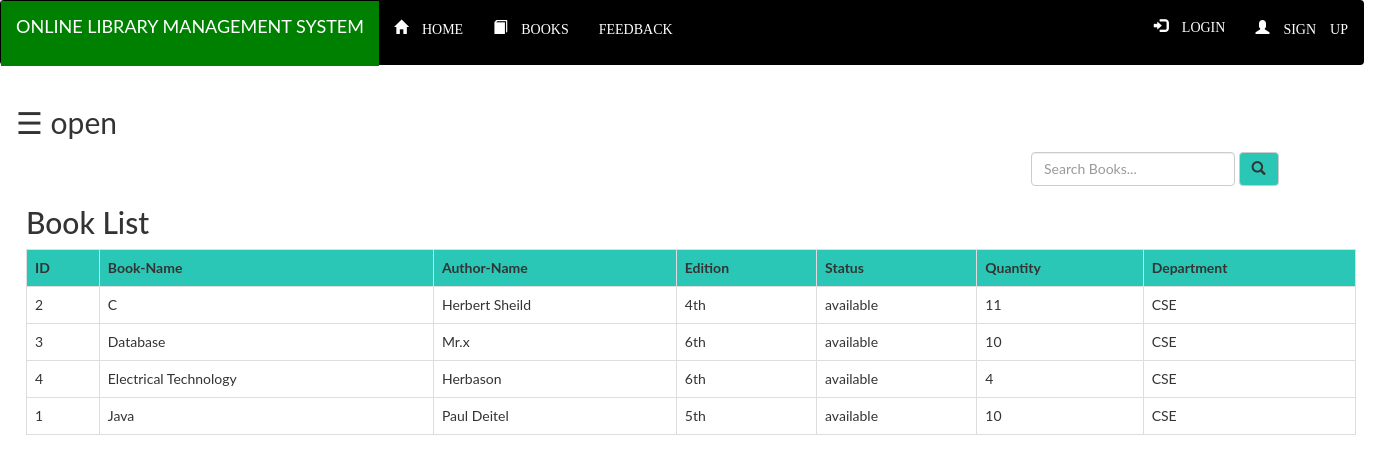
/Library/Student/book.php, run on the app's committed database.
### tables this page shows
CREATE TABLE `books` (
  `bid` varchar(100) NOT NULL,
  `name` varchar(100) NOT NULL,
  `author` varchar(100) NOT NULL,
  `edition` varchar(100) NOT NULL,
  `status` varchar(100) NOT NULL,
  `quantity` int(100) NOT NULL,
  `department` varchar(100) NOT NULL
);

### Library/Student/book.php (the view, shortened to what this page needs)
<?php include "navbar.php";
      include"connection.php";
?>
<!DOCTYPE html>
<html>
<head>
    <link rel="stylesheet" href="https://maxcdn.bootstrapcdn.com/bootstrap/3.4.1/css/bootstrap.min.css">
</head>
<body>
              <div id="main">
                <span style="font-size:30px;cursor:pointer" onclick="openNav()">&#9776; open</span>
                    <div class="srch">
                    <form method="post"action="" name="form1" class="navbar-form">
                    <input type="text" name="search" placeholder="Search Books..." class="form-control" required=""/>
                    <button type="submit"name="submit" class="btn btn-default" style="background-color:#2bc7b6"><span class="glyphicon glyphicon-search"></span></button>
                    </form>
                    </div>
                      <div class="wrapper">
                      <h2>Book List</h2>
                      <?php
                    if(isset($_POST['submit'])){
                      $q = mysqli_query($db,"SELECT * FROM `books` WHERE name like '%$_POST[search]%'");
                      if( mysqli_num_rows($q)==0){
                      	  echo "<span style='color:red;font-size:20px;font-wight:bold'>Sorry !!!! Book is not found</span>";
                      }
                      else
                      {
                      echo "<table class='table table-bordered table-hover'>";
                      echo "<tr style='background-color:#2bc7b6'>";
                      echo"<th>";echo"ID";echo"</th>";
                      echo"<th>";echo"Book-Name";echo"</th>";
                      echo"<th>";echo"Author-Name";echo"</th>";
                      echo"<th>";echo"Edition";echo"</th>";
                      echo"<th>";echo"Status";echo"</th>";
                      echo"<th>";echo"Quantity";echo"</th>";
                      echo"<th>";echo"Department";echo"</th>";
                      echo"</tr>";
                      while($row=mysqli_fetch_assoc($q)){
                       echo "<tr>";
                       echo"<td>";echo $row['bid'];echo"</td>";
                       echo"<td>";echo $row['name'];echo"</td>";
                       echo"<td>";echo $row['author'];echo"</td>";
                       echo"<td>";echo $row['edition'];echo"</td>";
                       echo"<td>";echo $row['status'];echo"</td>";
                       echo"<td>";echo $row['quantity'];echo"</td>";
                       echo"<td>";echo $row['department'];echo"</td>";
                       echo "</tr>";
                      }
                      echo "</table>";
                      }
                    }
                      else
                      {
                      $res=mysqli_query($db,"SELECT * FROM `books` ORDER BY `books`.`name` ASC;");
                      echo "<table class='table table-bordered table-hover'>";
                      echo "<tr style='background-color:#2bc7b6'>";
                      echo"<th>";echo"ID";echo"</th>";
                      echo"<th>";echo"Book-Name";echo"</th>";
                      echo"<th>";echo"Author-Name";echo"</th>";
                      echo"<th>";echo"Edition";echo"</th>";
                      echo"<th>";echo"Status";echo"</th>";
                      echo"<th>";echo"Quantity";echo"</th>";
                      echo"<th>";echo"Department";echo"</th>";
                      echo"</tr>";
                      while($row=mysqli_fetch_assoc($res)){
                       echo "<tr>";
                       echo"<td>";echo $row['bid'];echo"</td>";
                       echo"<td>";echo $row['name'];echo"</td>";
                       echo"<td>";echo $row['author'];echo"</td>";
                       echo"<td>";echo $row['edition'];echo"</td>";
                       echo"<td>";echo $row['status'];echo"</td>";
                       echo"<td>";echo $row['quantity'];echo"</td>";
                       echo"<td>";echo $row['department'];echo"</td>";
                       echo "</tr>";
                      }
                      echo "</table>";
                      }
                    ?>
                    </div>
                  </div>
</body>
</html>

### Library/Student/style.css (style rules this page uses)
html, body, div, span, object, iframe, h1, h2, h3, h4, h5, h6, p, blockquote, pre, abbr, address, cite, code, del, dfn, em, img, ins, kbd, q, samp, small, strong, sub, sup, var, b, i, dl, dt, dd, ol, ul, li, fieldset, form, label, legend, table, caption, tbody, tfoot, thead, tr, th, td, article, aside, canvas, details, figcaption, figure, footer, header, hgroup, menu, nav, section, summary, time, mark, audio, video { margin:0; padding:0; border:0; outline:0; font-size:100%; vertical-align:baseline; background:transparent; }
body { line-height:1; }
table { border-collapse:collapse; border-spacing:0; }
input, select { vertical-align:middle; }
.wrapper { height:660px; width:1350px; }
input { height:25px; width:250px; }
button { margin-left:100px; }

### Library/Student/book.php (style rules this page uses)
.wrapper { margin:0px; padding:0px 10px; }
.srch { margin:0px; padding-left:1000px; }
body { font-family: "Lato", sans-serif; }
#main { transition: margin-left .5s; padding: 16px; }

### data on the page
books: bid "2", name "C", author "Herbert Sheild", edition "4th", status "available", quantity "11", department "CSE"
books: bid "3", name "Database", author "Mr.x", edition "6th", status "available", quantity "10", department "CSE"
books: bid "4", name "Electrical Technology", author "Herbason", edition "6th", status "available", quantity "4", department "CSE"
books: bid "1", name "Java", author "Paul Deitel", edition "5th", status "available", quantity "10", department "CSE"
